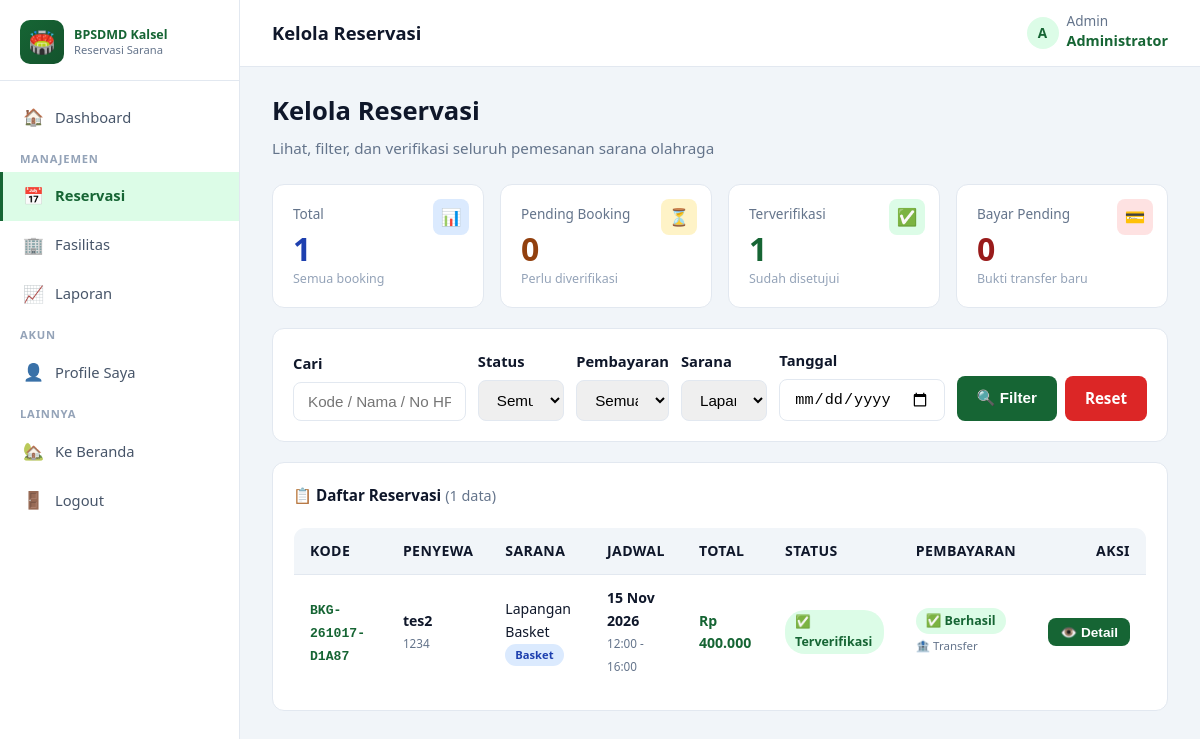
/pages/admin/kelola_booking.php?sarana=3 (signed in), run on the app's committed database.
### tables this page shows
CREATE TABLE `booking` (
  `id` int(11) NOT NULL,
  `kode_booking` varchar(20) NOT NULL,
  `sarana_id` int(11) NOT NULL,
  `nama_penyewa` varchar(100) NOT NULL,
  `no_hp` varchar(20) NOT NULL,
  `email` varchar(100) DEFAULT NULL,
  `instansi` varchar(150) DEFAULT NULL,
  `tanggal` date NOT NULL,
  `jam_mulai` time NOT NULL,
  `jam_selesai` time NOT NULL,
  `durasi_jam` int(11) NOT NULL,
  `harga_per_jam` decimal(12,2) NOT NULL,
  `subtotal` decimal(12,2) NOT NULL,
  `diskon_id` int(11) DEFAULT NULL,
  `diskon_persen` decimal(5,2) DEFAULT 0.00,
  `total_bayar` decimal(12,2) NOT NULL,
  `metode_pembayaran` enum('tunai','transfer') DEFAULT NULL,
  `status_pembayaran` enum('belum_bayar','menunggu_verifikasi','berhasil','gagal') DEFAULT 'belum_bayar',
  `bukti_transfer` varchar(255) DEFAULT NULL,
  `catatan_pembayaran` text DEFAULT NULL,
  `verified_payment_by` int(11) DEFAULT NULL,
  `verified_payment_at` datetime DEFAULT NULL,
  `status` enum('pending','terverifikasi','ditolak','selesai','batal') DEFAULT 'pending',
  `kode_gambar` varchar(255) DEFAULT NULL,
  `catatan_petugas` text DEFAULT NULL,
  `verified_by` int(11) DEFAULT NULL,
  `verified_at` datetime DEFAULT NULL,
  `created_at` timestamp NOT NULL DEFAULT current_timestamp()
);

CREATE TABLE `sarana` (
  `id` int(11) NOT NULL,
  `nama` varchar(100) NOT NULL,
  `slug` varchar(150) DEFAULT NULL,
  `jenis` varchar(50) DEFAULT NULL,
  `deskripsi` text DEFAULT NULL,
  `kelengkapan` text DEFAULT NULL,
  `harga_per_jam` decimal(12,2) NOT NULL,
  `gambar` varchar(255) DEFAULT NULL,
  `galeri` text DEFAULT NULL,
  `status` enum('tersedia','maintenance') DEFAULT 'tersedia',
  `created_at` timestamp NOT NULL DEFAULT current_timestamp()
);

### includes/functions.php (called while the page is built, shortened)
<?php
function e($str) { return htmlspecialchars($str ?? '', ENT_QUOTES, 'UTF-8'); }
function labelPembayaran($status) {
    $map = [
        'belum_bayar'         => ['#fef3c7', '#92400e', '💵 Belum Bayar'],
        'menunggu_verifikasi' => ['#dbeafe', '#1e40af', '⏳ Menunggu Verifikasi'],
        'berhasil'            => ['#dcfce7', '#166534', '✅ Berhasil'],
        'gagal'               => ['#fee2e2', '#991b1b', '❌ Gagal'],
    ];
    return $map[$status] ?? ['#f1f5f9', '#64748b', $status];
}

### pages/admin/kelola_booking.php (the view, shortened to what this page needs)
<?php
require_once __DIR__ . '/../../includes/auth.php';
$status       = $_GET['status']       ?? '';
$status_bayar = $_GET['status_bayar'] ?? '';
$sarana       = (int)($_GET['sarana'] ?? 0);
$tanggal      = $_GET['tanggal']      ?? '';
$q            = trim($_GET['q']       ?? '');
$page         = max(1, (int)($_GET['page'] ?? 1));
$perPage      = 15;
$offset       = ($page - 1) * $perPage;
$where  = [];
$params = [];
$types  = '';
if ($sarana > 0) {
    $where[] = "b.sarana_id = ?"; $params[] = $sarana; $types .= 'i';
}
$whereSQL = $where ? 'WHERE ' . implode(' AND ', $where) : '';
$stmt = $conn->prepare("SELECT COUNT(*) c FROM booking b $whereSQL");
if ($params) $stmt->bind_param($types, ...$params);
$stmt->execute();
$totalData = (int)$stmt->get_result()->fetch_assoc()['c'];
$stmt = $conn->prepare("SELECT b.*, s.nama AS sarana_nama, s.jenis AS sarana_jenis
        FROM booking b JOIN sarana s ON s.id = b.sarana_id
        $whereSQL ORDER BY b.created_at DESC LIMIT $perPage OFFSET $offset");
if ($params) $stmt->bind_param($types, ...$params);
$stmt->execute();
$list = $stmt->get_result();
$stat = [
    'total'         => (int)$conn->query("SELECT COUNT(*) c FROM booking")->fetch_assoc()['c'],
    'pending'       => (int)$conn->query("SELECT COUNT(*) c FROM booking WHERE status='pending'")->fetch_assoc()['c'],
    'terverifikasi' => (int)$conn->query("SELECT COUNT(*) c FROM booking WHERE status='terverifikasi'")->fetch_assoc()['c'],
    'selesai'       => (int)$conn->query("SELECT COUNT(*) c FROM booking WHERE status='selesai'")->fetch_assoc()['c'],
    'bayar_pending' => (int)$conn->query("SELECT COUNT(*) c FROM booking WHERE status_pembayaran='menunggu_verifikasi'")->fetch_assoc()['c'],
];
$listSarana = $conn->query("SELECT id, nama FROM sarana ORDER BY nama");
?>
<div class="welcome">
  <h1>Kelola Reservasi</h1>
  <p>Lihat, filter, dan verifikasi seluruh pemesanan sarana olahraga</p>
</div>
<div class="stat-grid" style="grid-template-columns:repeat(auto-fit,minmax(180px,1fr));">
  <div class="stat-card blue">
    <div class="stat-icon">📊</div>
    <div class="label">Total</div>
    <div class="value"><?= $stat['total'] ?></div>
    <div class="desc">Semua booking</div>
  </div>
  <div class="stat-card yellow">
    <div class="stat-icon">⏳</div>
    <div class="label">Pending Booking</div>
    <div class="value"><?= $stat['pending'] ?></div>
    <div class="desc">Perlu diverifikasi</div>
  </div>
  <div class="stat-card green">
    <div class="stat-icon">✅</div>
    <div class="label">Terverifikasi</div>
    <div class="value"><?= $stat['terverifikasi'] ?></div>
    <div class="desc">Sudah disetujui</div>
  </div>
  <div class="stat-card red">
    <div class="stat-icon">💳</div>
    <div class="label">Bayar Pending</div>
    <div class="value"><?= $stat['bayar_pending'] ?></div>
    <div class="desc">Bukti transfer baru</div>
  </div>
</div>
<div class="chart-card" style="margin-bottom:20px;">
  <form method="GET" style="display:grid;grid-template-columns:2fr 1fr 1fr 1fr 1fr auto;gap:12px;align-items:end;">
    <div class="form-group" style="margin:0;">
      <label>Cari</label>
      <input type="text" name="q" class="form-control" value="<?= e($q) ?>"
             placeholder="Kode / Nama / No HP">
    </div>
    <div class="form-group" style="margin:0;">
      <label>Status</label>
      <select name="status" class="form-control">
        <option value="">Semua</option>
      </select>
    </div>
    <div class="form-group" style="margin:0;">
      <label>Pembayaran</label>
      <select name="status_bayar" class="form-control">
        <option value="">Semua</option>
      </select>
    </div>
    <div class="form-group" style="margin:0;">
      <label>Sarana</label>
      <select name="sarana" class="form-control">
        <?php while ($s = $listSarana->fetch_assoc()): ?>
          <option value="<?= $s['id'] ?>" <?= $sarana==$s['id']?'selected':'' ?>>
            <?= e($s['nama']) ?>
          </option>
        <?php endwhile; ?>
      </select>
    </div>
    <div class="form-group" style="margin:0;">
      <label>Tanggal</label>
      <input type="date" name="tanggal" class="form-control" value="<?= e($tanggal) ?>">
    </div>
    <div style="display:flex;gap:8px;">
      <button class="btn btn-primary">🔍 Filter</button>
      <?php if ($status || $sarana || $tanggal || $q || $status_bayar): ?>
        <a href="kelola_booking.php" class="btn btn-danger">Reset</a>
      <?php endif; ?>
    </div>
  </form>
</div>
<div class="chart-card">
  <h3 style="margin-top:0;">
    📋 Daftar Reservasi
    <span style="font-weight:400;color:#64748b;font-size:.9rem;">(<?= $totalData ?> data)</span>
  </h3>
  <?php if ($totalData === 0): ?>
    <div class="donut-empty">Tidak ada data booking yang cocok</div>
  <?php else: ?>
    <div style="overflow-x:auto;">
      <table class="table" style="box-shadow:none;border:1px solid #e2e8f0;font-size:.88rem;">
        <thead>
          <tr>
            <th>Kode</th>
            <th>Penyewa</th>
            <th>Sarana</th>
            <th>Jadwal</th>
            <th>Total</th>
            <th>Status</th>
            <th>Pembayaran</th>
            <th style="text-align:right;">Aksi</th>
          </tr>
        </thead>
        <tbody>
          <?php while ($b = $list->fetch_assoc()): ?>
            <?php
              $statusMap = [
                'pending'       => ['warning', '⏳ Pending'],
                'terverifikasi' => ['success', '✅ Terverifikasi'],
                'ditolak'       => ['danger',  '❌ Ditolak'],
                'selesai'       => ['info',    '🎉 Selesai'],
                'batal'         => ['danger',  '🚫 Batal'],
              ];
              [$badgeClass, $badgeLabel] = $statusMap[$b['status']] ?? ['warning', $b['status']];
              [$pbg, $pcol, $plbl] = labelPembayaran($b['status_pembayaran'] ?? 'belum_bayar');
            ?>
            <tr>
              <td><code style="font-size:.82rem;color:#166534;font-weight:700;"><?= e($b['kode_booking']) ?></code></td>
              <td>
                <strong><?= e($b['nama_penyewa']) ?></strong><br>
                <small style="color:#64748b;"><?= e($b['no_hp']) ?></small>
              </td>
              <td>
                <?= e($b['sarana_nama']) ?><br>
                <span class="badge badge-info" style="font-size:.7rem;"><?= e($b['sarana_jenis']) ?></span>
              </td>
              <td>
                <strong><?= date('d M Y', strtotime($b['tanggal'])) ?></strong><br>
                <small style="color:#64748b;">
                  <?= substr($b['jam_mulai'],0,5) ?> - <?= substr($b['jam_selesai'],0,5) ?>
                </small>
              </td>
              <td><strong style="color:#166534;">Rp <?= number_format($b['total_bayar'],0,',','.') ?></strong></td>
              <td><span class="badge badge-<?= $badgeClass ?>"><?= $badgeLabel ?></span></td>
              <td>
                <span style="display:inline-block;padding:3px 10px;border-radius:20px;font-size:.78rem;font-weight:600;background:<?= $pbg ?>;color:<?= $pcol ?>;">
                  <?= $plbl ?>
                </span>
                <?php if (!empty($b['metode_pembayaran'])): ?>
                  <br><small style="color:#64748b;font-size:.72rem;">
                    <?= $b['metode_pembayaran'] === 'transfer' ? '🏦 Transfer' : '💵 Tunai' ?>
                  </small>
                <?php endif; ?>
              </td>
              <td style="text-align:right;white-space:nowrap;">
                <button type="button" class="btn btn-sm btn-primary"
                        onclick="bukaDetail(<?= $b['id'] ?>)">👁️ Detail</button>
              </td>
            </tr>
          <?php endwhile; ?>
        </tbody>
      </table>
    </div>
  <?php endif; ?>
</div>
<?php
require_once __DIR__ . '/../../includes/dashboard_layout.php';

### assets/css/style.css (style rules this page uses)
:root { --primary:#166534; --primary-dark:#14532d; --accent:#facc15; --bg:#f8fafc; --card:#ffffff; --text:#0f172a; --muted:#64748b; --border:#e2e8f0; --danger:#dc2626; --success:#16a34a; --warning:#f59e0b; }
* { box-sizing:border-box;margin:0;padding:0; }
body { font-family:'Segoe UI',system-ui,sans-serif;background:var(--bg);color:var(--text);line-height:1.6; }
a { color:var(--primary);text-decoration:none; }
.badge { display:inline-block;padding:2px 10px;border-radius:20px;font-size:.78rem;font-weight:600; }
.badge-success { background:#dcfce7;color:#166534; }
.badge-info { background:#dbeafe;color:#1e40af; }
.form-group { margin-bottom:16px; }
.form-group label { display:block;font-weight:600;margin-bottom:6px;font-size:.92rem; }
.form-control { width:100%;padding:10px 14px;border:1px solid var(--border);border-radius:8px;font-size:.95rem;transition:.2s; }
.btn { display:inline-block;padding:10px 20px;border:none;border-radius:8px;font-weight:600;cursor:pointer;font-size:.95rem;transition:.2s; }
.btn-primary { background:var(--primary);color:#fff; }
.btn-danger { background:var(--danger);color:#fff; }
.btn-sm { padding:6px 12px;font-size:.85rem; }
.table { width:100%;border-collapse:collapse;background:#fff;border-radius:12px;overflow:hidden;box-shadow:0 2px 12px rgba(0,0,0,.06); }
.table th,.table td { padding:12px 16px;text-align:left;border-bottom:1px solid var(--border); }
.table th { background:#f1f5f9;font-weight:700;font-size:.88rem;text-transform:uppercase;letter-spacing:.4px; }

### assets/css/dashboard.css (style rules this page uses)
.dash-body { display: flex; min-height: 100vh; background: #f1f5f9; margin: 0; }
.welcome { margin-bottom: 24px; }
.welcome h1 { font-size: 1.6rem; color: #0f172a; margin: 0 0 4px 0; }
.welcome p { color: #64748b; font-size: .95rem; margin: 0; }
.stat-grid { display: grid; grid-template-columns: repeat(auto-fit, minmax(220px, 1fr)); gap: 16px; margin-bottom: 20px; }
.stat-card { background: #fff; border: 1px solid #e2e8f0; border-radius: 12px; padding: 18px 20px; position: relative; overflow: hidden; transition: .2s; }
.stat-card .label { font-size: .85rem; color: #64748b; font-weight: 500; margin-bottom: 8px; }
.stat-card .value { font-size: 2rem; font-weight: 800; color: #0f172a; line-height: 1; margin-bottom: 4px; }
.stat-card .desc { font-size: .78rem; color: #94a3b8; }
.stat-card .stat-icon { position: absolute; top: 14px; right: 14px; width: 36px; height: 36px; border-radius: 8px; display: flex; align-items: center; justify-content: center; font-size: 1.05rem; }
.stat-card.green .stat-icon { background:#dcfce7; }
.stat-card.yellow .stat-icon { background:#fef3c7; }
.stat-card.blue .stat-icon { background:#dbeafe; }
.stat-card.red .stat-icon { background:#fee2e2; }
.stat-card.green .value { color:#166534; }
.stat-card.yellow .value { color:#92400e; }
.stat-card.blue .value { color:#1e40af; }
.stat-card.red .value { color:#991b1b; }
.chart-card { background: #fff; border: 1px solid #e2e8f0; border-radius: 12px; padding: 20px; }
.chart-card h3 { font-size: .95rem; color: #0f172a; margin: 0 0 20px 0; font-weight: 700; }

### data on the page
booking: kode_booking "BKG-261017-D1A87", nama_penyewa "tes2", no_hp "1234", sarana.nama "Lapangan Basket", sarana.jenis "Basket", tanggal "15 Nov 2026", jam_mulai "12:00", jam_selesai "16:00", total_bayar "400.000", badgeLabel "✅ Terverifikasi", plbl "✅ Berhasil", metode_pembayaran "🏦 Transfer"

### other printed values
$icon "🏠 📅 🏢 📈 👤 🏡 🚪"
$label "Dashboard Reservasi Fasilitas Laporan Profile Saya Ke Beranda Logout"
$title "Kelola Reservasi"
substr($nama,0,1) "A"
$nama "Administrator"
$stat['total'] "1"
$stat['pending'] "0"
$stat['terverifikasi'] "1"
$stat['bayar_pending'] "0"
$totalData "1"
form field sarana "Lapangan Basket"
